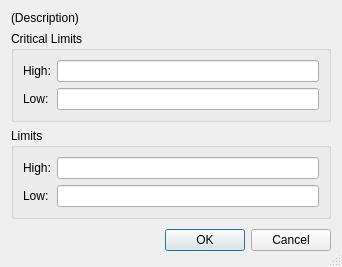
<?xml version="1.0" encoding="UTF-8"?>
<ui version="4.0">
 <class>LimitDialog</class>
 <widget class="QDialog" name="LimitDialog">
  <property name="geometry">
   <rect>
    <x>0</x>
    <y>0</y>
    <width>342</width>
    <height>263</height>
   </rect>
  </property>
  <property name="windowTitle">
   <string>Уставки</string>
  </property>
  <property name="sizeGripEnabled">
   <bool>true</bool>
  </property>
  <layout class="QVBoxLayout" name="verticalLayout">
   <item>
    <widget class="QLabel" name="descriptionLabel">
     <property name="text">
      <string>(Description)</string>
     </property>
     <property name="alignment">
      <set>Qt::AlignLeading|Qt::AlignLeft|Qt::AlignTop</set>
     </property>
    </widget>
   </item>
   <item>
    <widget class="QGroupBox" name="groupBox">
     <property name="title">
      <string>Critical Limits</string>
     </property>
     <layout class="QVBoxLayout" name="verticalLayout_2">
      <item>
       <layout class="QFormLayout" name="formLayout">
        <item row="0" column="0">
         <widget class="QLabel" name="hiHiLabel">
          <property name="text">
           <string>High:</string>
          </property>
         </widget>
        </item>
        <item row="0" column="1">
         <widget class="QLineEdit" name="hiHiEdit">
          <property name="clearButtonEnabled">
           <bool>true</bool>
          </property>
         </widget>
        </item>
        <item row="1" column="0">
         <widget class="QLabel" name="loLoLabel">
          <property name="text">
           <string>Low:</string>
          </property>
         </widget>
        </item>
        <item row="1" column="1">
         <widget class="QLineEdit" name="loLoEdit">
          <property name="clearButtonEnabled">
           <bool>true</bool>
          </property>
         </widget>
        </item>
       </layout>
      </item>
     </layout>
    </widget>
   </item>
   <item>
    <widget class="QGroupBox" name="groupBox_2">
     <property name="title">
      <string>Limits</string>
     </property>
     <layout class="QVBoxLayout" name="verticalLayout_3">
      <item>
       <layout class="QFormLayout" name="formLayout_2">
        <item row="0" column="0">
         <widget class="QLabel" name="hiLabel">
          <property name="text">
           <string>High:</string>
          </property>
         </widget>
        </item>
        <item row="1" column="0">
         <widget class="QLabel" name="loLoLabel_2">
          <property name="text">
           <string>Low:</string>
          </property>
         </widget>
        </item>
        <item row="0" column="1">
         <widget class="QLineEdit" name="hiEdit">
          <property name="clearButtonEnabled">
           <bool>true</bool>
          </property>
         </widget>
        </item>
        <item row="1" column="1">
         <widget class="QLineEdit" name="loEdit">
          <property name="clearButtonEnabled">
           <bool>true</bool>
          </property>
         </widget>
        </item>
       </layout>
      </item>
     </layout>
    </widget>
   </item>
   <item>
    <layout class="QHBoxLayout">
     <property name="spacing">
      <number>6</number>
     </property>
     <property name="leftMargin">
      <number>0</number>
     </property>
     <property name="topMargin">
      <number>0</number>
     </property>
     <property name="rightMargin">
      <number>0</number>
     </property>
     <property name="bottomMargin">
      <number>0</number>
     </property>
     <item>
      <spacer>
       <property name="orientation">
        <enum>Qt::Horizontal</enum>
       </property>
       <property name="sizeHint" stdset="0">
        <size>
         <width>131</width>
         <height>31</height>
        </size>
       </property>
      </spacer>
     </item>
     <item>
      <widget class="QPushButton" name="okButton">
       <property name="text">
        <string>OK</string>
       </property>
      </widget>
     </item>
     <item>
      <widget class="QPushButton" name="cancelButton">
       <property name="text">
        <string>Cancel</string>
       </property>
      </widget>
     </item>
    </layout>
   </item>
  </layout>
 </widget>
 <resources/>
 <connections>
  <connection>
   <sender>okButton</sender>
   <signal>clicked()</signal>
   <receiver>LimitDialog</receiver>
   <slot>accept()</slot>
   <hints>
    <hint type="sourcelabel">
     <x>278</x>
     <y>253</y>
    </hint>
    <hint type="destinationlabel">
     <x>96</x>
     <y>254</y>
    </hint>
   </hints>
  </connection>
  <connection>
   <sender>cancelButton</sender>
   <signal>clicked()</signal>
   <receiver>LimitDialog</receiver>
   <slot>reject()</slot>
   <hints>
    <hint type="sourcelabel">
     <x>369</x>
     <y>253</y>
    </hint>
    <hint type="destinationlabel">
     <x>179</x>
     <y>282</y>
    </hint>
   </hints>
  </connection>
 </connections>
</ui>
